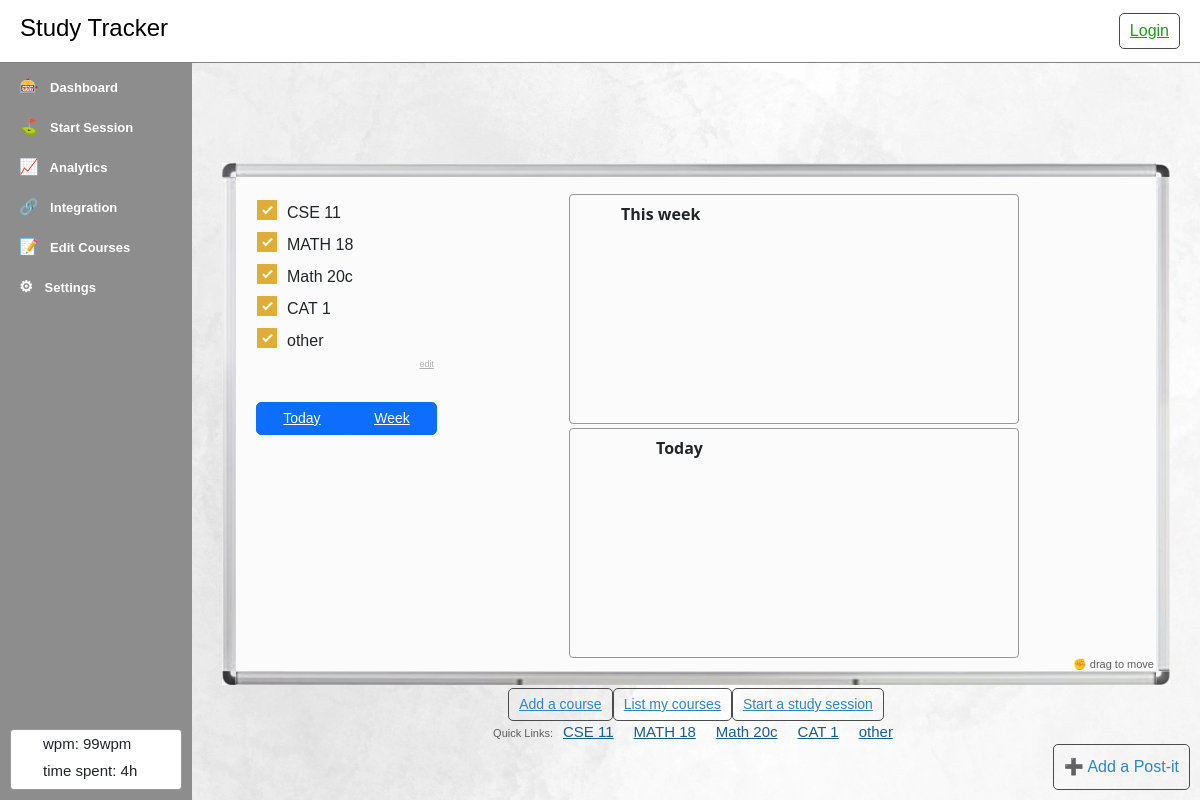
Page /courses/ on the committed database.
### courses/models.py (models this page shows)
class Course(models.Model):
    course_name = models.CharField(max_length=200)
    date_added = models.DateTimeField('Date added')
    def __str__(self):
        return self.course_name

### courses/views.py (the view)
# urls.py: path('', views.index, name='index'),
def index(request):
    courses = Course.objects.all()
    now = datetime.utcnow();
    jsData = {
        "study_sessions": [],
        "courses": {},
    }
    for c in courses:
        c_study_sessions = queries.get_study_sessions_byType(c.id, now, "month")
        jsData["courses"][c.id] = {
            "id": c.id,
            "course_name": c.course_name,
            "date_added": str(c.date_added),
        }
        for ss in c_study_sessions:
            pp.pprint(ss)
            jsData["study_sessions"].append({
                "course_name": c.course_name,
                "course_id": c.id,
                'session': {
                    'id': ss.id,
                    'start_date': str(ss.start_date),
                    'end_date': str(ss.end_date),
                    'last_ping': str(ss.last_ping),
                    'duration': ss.duration
                },
            })
    context = {
        'courses': courses,
        'jsData': jsData,
    }
    return render(request, 'courses/index.html', context=context)

### courses/models.py (called while the page is built)
    def __str__(self):
        return f'{self.course} study session for {self.duration} minutes'

### courses/queries.py (called while the page is built)
def get_study_sessions_byType(course_id, now, type):
    course = Course.objects.all().get(pk=course_id)
    start = None
    end = None
    if type == "month":
        start = now - timezone.timedelta(days=30)
        end = now
    elif type == "year":
        start = now - timezone.timedelta(days=360)
        end = now
    else:
        get_study_sessions_today()
    study_sessions = StudySession.objects.filter(course=course,
                                                 start_date__gte=start,
                                                 end_date__lte=end)
    return study_sessions

### courses/templatetags/js.py (called while the page is built)
@register.filter(is_safe=True)
def object_jsStr(obj):
    return mark_safe(json.dumps(obj))

### courses/templates/courses/index.html (shortened to what this page needs)
{% extends 'base.html' %}
{% load static %}
{% block content %}
{% include 'partials/_sidebar.html' %}
<div style="flex-grow: 20; overflow-x: hidden; position: relative;">
{% include 'partials/_postitBackground.html' %}
<div style="position: absolute; width: 100%; height: 100%; padding: 0px 30px;">
    <div class="" id="whiteboard" style="display: grid; grid-template-columns: 14px auto 14px; grid-template-rows: 14px auto 14px; width: 100%; margin-top: 100px;">
        {% include 'partials/_preWhiteboard.html' %}
            <div style="padding: 13px; grid-column: 2; grid-row: 2; background: #fbfbfb; display: flex; flex-direction: row; position: relative;">
                <div style="display: flex; flex-wrap: wrap; flex-direction: column; padding: 8px;">
                    {% if courses %}
                        <ul class="control-group" style="width: 180px; list-style-type: none; padding-left: 0px; margin: 0px;">
                            {% for c in courses %}
                                <label class="control control-checkbox">
                                    {{ c.course_name }}
                                    <div class="control_indicator"></div>
                                </label>
                            {% endfor %}
                        </ul>
                        <a style="margin: 0px; padding-right: 3px;" class="remarks" href="{% url 'courses:list' %}">edit</a>
                    {% else %}
                        <label>You don't have any courses yet</label>
                    {% endif %}
                    <div class="btn-group" role="group" style="margin-top: 30px;">
                        <label class="btn btn-outline-primary btn-sm" for="btnTodayGraph">Today</label>
                        <label class="btn btn-outline-primary btn-sm" for="btnWeekGraph">Week</label>
                    </div>
                </div>
                <div style="display: flex; justify-content: space-around; flex-grow: 3; flex-wrap: wrap;">
                    <div class="box dashboard-graphWeek" id="graphWeek" style="padding: 10px 16px 0px 0px; display: flex; flex-direction: column; max-height: 250px; max-width: 800px; min-width: 450px; width: 47%; height: 230px; margin-top: 4px;">
                        <h6 class="no-margin center" style="position: absolute; padding-left: 51px;">This week</h6>
                        <div id="weekChart" style="height: 100%;"></div>
                    </div>
                    <div class="box dashboard-graphToday" id="graphToday" style="padding: 10px 16px 0px 0px; display: flex; flex-direction: column; max-height: 250px; max-width: 800px; min-width: 450px; width: 47%; height: 230px; margin-top: 4px;">
                        <h6 class="no-margin center" style="position: absolute; padding-left: 86px;">Today</h6>
                        <div id="dayChart" style="height: 100%;"></div>
                    </div>
                </div>
                <div class="hover-grab" id="moveWhiteboard" style="position: absolute; bottom: -4px; right: 2px;"><p class="sub">✊ drag to move</p></div>
            </div>
        {% include 'partials/_postWhiteboard.html' %}
    </div>
    <div style="display: flex; width: 100%; justify-content: center; align-items: baseline; margin-top: 3px;">
        <a class="btn btn-sm" href="{% url 'courses:add_course' %}">Add a course</a>
        <a class="btn btn-sm" href="{% url 'courses:list' %}">List my courses</a>
        <a class="btn btn-sm" href="{% url 'courses:session' %}">Start a study session</a>
    </div>
    <div style="display: flex; width: 100%; justify-content: center; align-items: baseline;">
        {% if courses %}
            <p class="sub">Quick Links:</p>
            {% for c in courses %}
                <a style="margin: 0px 10px;" href="/courses/{{ c.id }}/">{{ c.course_name }}</a>
            {% endfor %}
        {% else %}
            <p>You have no courses yet.</p>
        {% endif %}
    </div>
</div>
</div>
{% endblock %}

### courses/static/css/header.css (style rules this page uses)
* { font-family: sans-serif; }
a, .btn { color: rgb(49, 133, 189); }
a, .btn:hover { color: rgb(38, 111, 160); }
a, .btn:focus { color: rgb(23, 93, 139); }
a, .btn :visited { color: rgb(24, 93, 139); }
.btn { padding: 5px 10px; border: 1px rgb(75, 75, 75) solid; border-radius: 5px; text-decoration: underline; background: transparent; }

### courses/static/css/index.css (style rules this page uses)
.control { font-family: arial; display: block; position: relative; padding-left: 30px; margin-bottom: 5px; padding-top: 3px; cursor: pointer; font-size: 16px; }
.control_indicator { position: absolute; top: 2px; left: 0; height: 20px; width: 20px; background: #e6e6e6; border: 0px solid #000000; border-radius: 0px; }
.control input:checked ~ .control_indicator { background: #dfaf35; }
.control_indicator:after { box-sizing: unset; content: ''; position: absolute; display: none; }
.control input:checked ~ .control_indicator:after { display: block; }
.control-checkbox .control_indicator:after { left: 8px; top: 4px; width: 3px; height: 8px; border: solid #ffffff; border-width: 0 2px 2px 0; transform: rotate(45deg); }
.control-checkbox .control_indicator::before { content: ''; display: block; position: absolute; left: 0; top: 0; width: 4.5rem; height: 4.5rem; margin-left: -1.3rem; margin-top: -1.3rem; background: #ebed53; border-radius: 3rem; opacity: 0.6; z-index: 99999; transform: scale(0); }
.control-checkbox input + .control_indicator::before { animation: s-ripple 250ms ease-out; }
.control-checkbox input:checked + .control_indicator::before { animation-name: s-ripple-dup; }

### courses/static/css/main.css (style rules this page uses)
.box { border: 0.5px solid rgba(78, 78, 78, 0.575); border-radius: 4px; display: flex; flex-direction: column; height: fit-content; }
.remarks { text-align: right; font-size: 9px; font-family:Verdana, Geneva, Tahoma, sans-serif; color: #b1b1b1; }
a.remarks { display: block; text-align: right; }
ul { list-style-position: inside; }
.no-margin { margin: 0px !important; }
.center { display: flex; justify-content: center; align-items: center; }
h1, h2, h3, h4, h5, h6 { margin: 10px 0px; font-family: 'Segoe UI', Tahoma, Geneva, Verdana, sans-serif; font-weight: 550; }
p, ol, ul { margin: 3px 0px; font-size: 15px; }
p.sub, li.sub, span.sub { font-size: 11px; font-family:Verdana, Geneva, Tahoma, sans-serif; color: #5d5d5d; padding-left: 4px; }
div > a { font-size: 15px; }
body { font-family: sans-serif; margin: 0px; }
.center { text-align: center; justify-content: center; align-items: center; }
a { font-size: inherit; }

### rows in the picture
Course: course_name "CSE 11"
Course: course_name "MATH 18"
Course: course_name "Math 20c"
Course: course_name "CAT 1"
Course: course_name "other"
